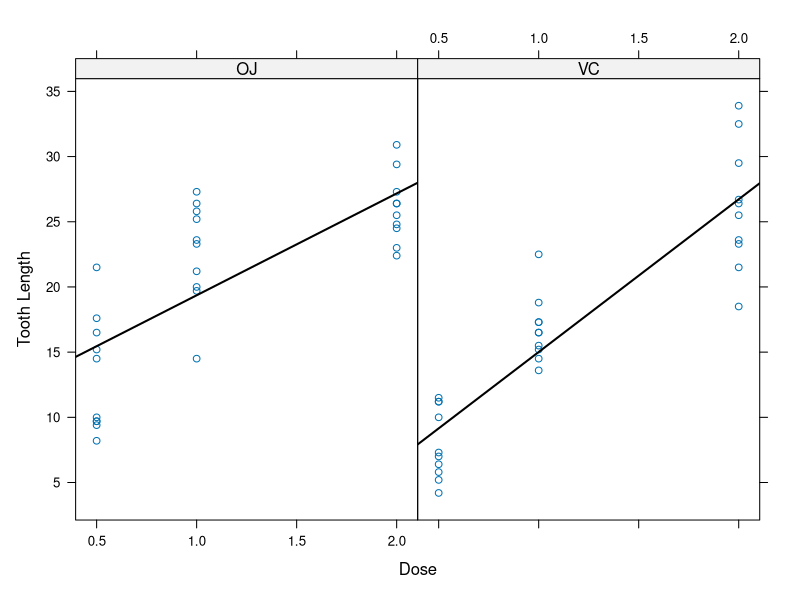

Recreate this plot in R. (Note: this script raises an error after producing the figure.)
## ---- chunk 1
library(datasets)
library(lattice)

data("ToothGrowth")
tg <- ToothGrowth
rm(ToothGrowth)
oj <- subset(tg, supp=="OJ")
vc <- subset(tg, supp=="VC")
d12 <- subset(tg, dose %in% c(0.5, 1.0))
d23 <- subset(tg, dose %in% c(1.0, 2.0))
d13 <- subset(tg, dose %in% c(0.5, 2.0))
## ---- chunk 2
xyplot(tg$len ~ tg$dose | tg$supp,xlab = "Dose",ylab = "Tooth Length", panel = function(x,y,...) {
    panel.xyplot(x,y,...)
    panel.lmline(x,y,col=1,lwd=2)
  })
    
## ---- chunk 3
library(knitr)
suppCI <- cbind(data.frame("Comparisons"=c("Suppliment")),rbind(
  t.test(len ~ supp, paired = FALSE, var.equal = FALSE, data = tg)$conf
)
)
names(suppCI) <- c("Comparisons","Lower Limit","Upper Limit")
kable(suppCI,digits=3)
## ---- chunk 4
library(knitr)
doseCI <- cbind(data.frame("Comparisons"=c("Dose 1-2","Dose 2-3","Dose 1-3")),rbind(
  t.test(len ~ dose, paired = FALSE, var.equal = FALSE, data = d12)$conf,
  t.test(len ~ dose, paired = FALSE, var.equal = FALSE, data = d23)$conf,
  t.test(len ~ dose, paired = FALSE, var.equal = FALSE, data = d13)$conf
)
)
names(doseCI) <- c("Comparisons","Lower Limit","Upper Limit")
kable(doseCI,digits=3)
